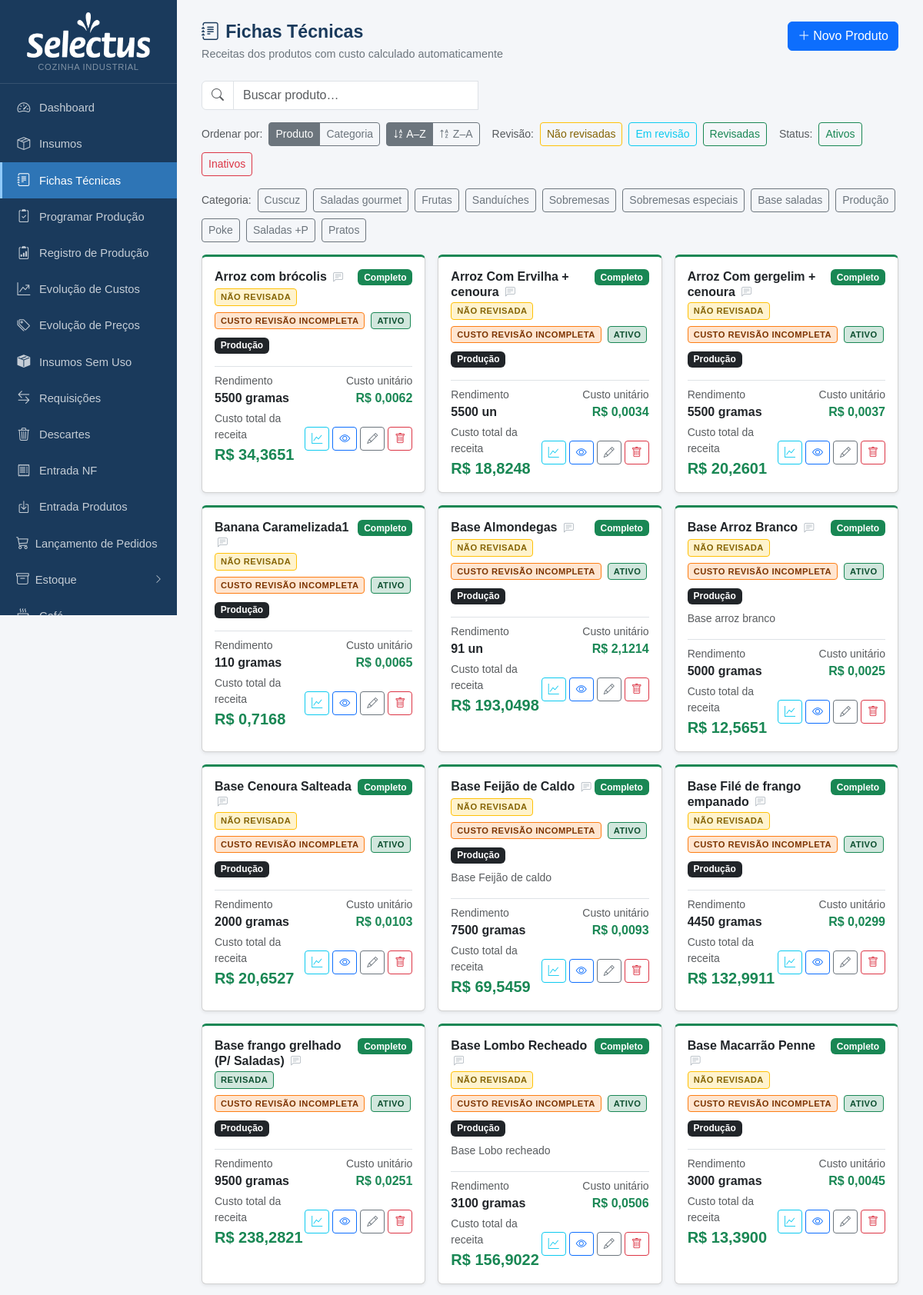
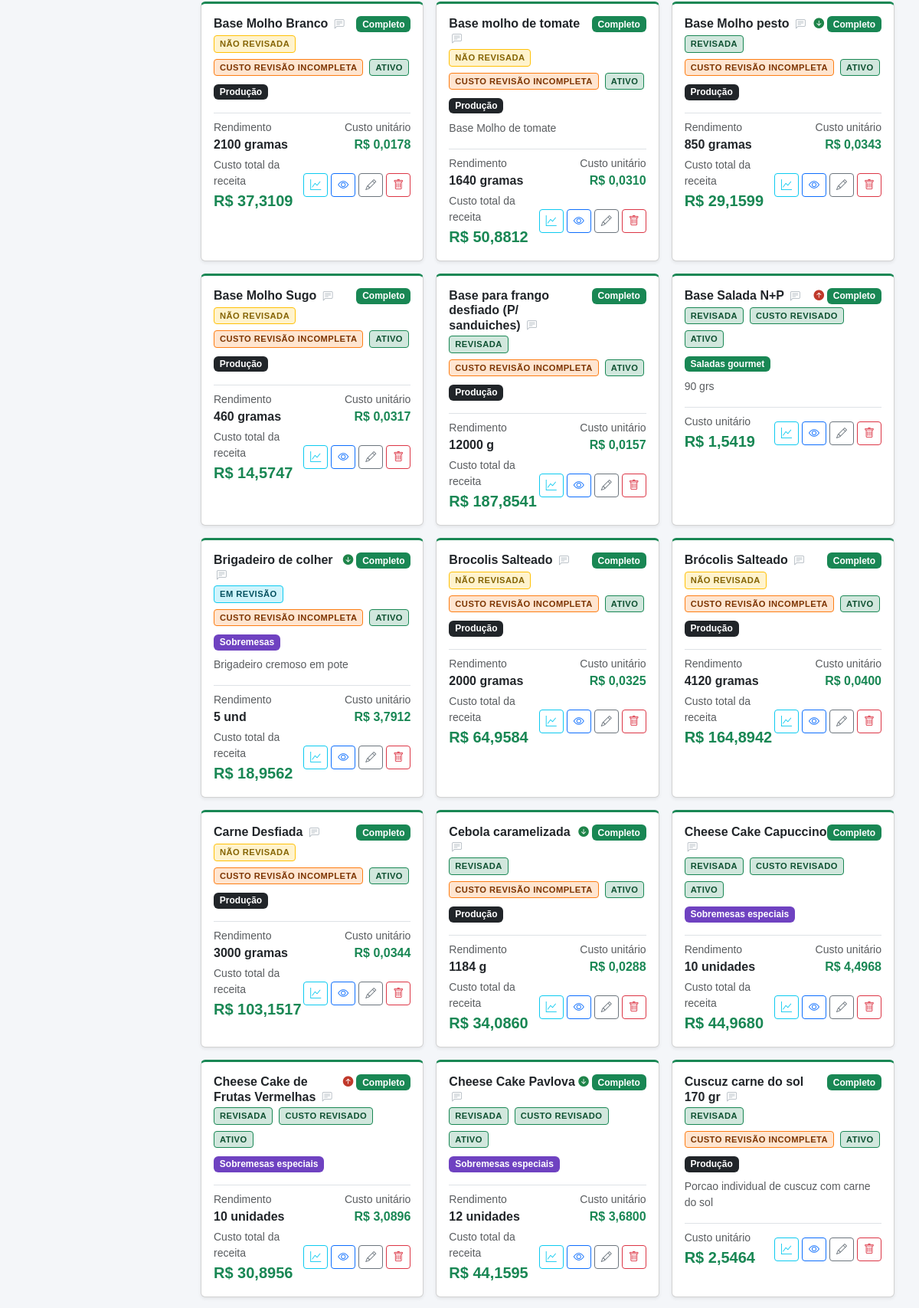
The app's page /fichas (upper part) with its own data (2 pictures, top to bottom).
### tables this page shows
CREATE TABLE produtos (
            id INTEGER PRIMARY KEY AUTOINCREMENT,
            nome TEXT NOT NULL,
            descricao TEXT,
            rendimento REAL DEFAULT 1,
            unidade_rendimento TEXT DEFAULT 'un'
        , categoria TEXT, valor_referencia REAL, status_revisao TEXT DEFAULT 'nao_revisada', status_revisao_custo TEXT DEFAULT 'nao_revisado', data_revisao TEXT, data_revisao_custo TEXT, ativo INTEGER NOT NULL DEFAULT 1, observacao TEXT);

### app.py (the view)
@app.route('/fichas')
def fichas_lista():
    db = get_db()
    prods = db.execute('SELECT * FROM produtos ORDER BY nome').fetchall()
    hist_rows = db.execute('''
        SELECT h.produto_id, h.custo_anterior, h.custo_novo, h.data_registro
        FROM historico_custo_fichas h
        WHERE h.id = (SELECT MAX(id) FROM historico_custo_fichas h2 WHERE h2.produto_id = h.produto_id)
    ''').fetchall()
    mudancas_custo = {r['produto_id']: dict(r) for r in hist_rows}
    rev_rows = db.execute('''
        SELECT ft.produto_id,
               SUM(CASE WHEN COALESCE(i.status_revisao_custo,'nao_revisado')='revisado' THEN 1 ELSE 0 END) AS revisados,
               COUNT(*) AS total
        FROM ficha_tecnica ft JOIN insumos i ON i.id = ft.insumo_id
        GROUP BY ft.produto_id
    ''').fetchall()
    custo_revisao_map = {}
    for rr in rev_rows:
        if rr['total'] == 0 or rr['revisados'] == 0:
            custo_revisao_map[rr['produto_id']] = 'nao_revisado'
        elif rr['revisados'] == rr['total']:
            custo_revisao_map[rr['produto_id']] = 'revisado'
        else:
            custo_revisao_map[rr['produto_id']] = 'incompleta'
    db.close()
    resultado = [{'p': p, **dict(zip(['custo','completo'], custo_produto(p['id'])))} for p in prods]
    for r in resultado:
        r['custo_revisao'] = custo_revisao_map.get(r['p']['id'], 'nao_revisado')
    cat_map = {nome: cls for nome, cls in CATEGORIAS}
    total_custo = sum(r['custo'] for r in resultado if r['completo'])
    n_completos = sum(1 for r in resultado if r['completo'])
    return render_template('fichas_lista.html', resultado=resultado, categorias=CATEGORIAS, cat_map=cat_map,
                           total_custo=total_custo, n_completos=n_completos, mudancas_custo=mudancas_custo)

### app.py (called while the page is built)
def _to_br(value, decimals):
    if value is None:
        return '—'
    s = f'{float(value):,.{decimals}f}'
    return s.replace(',', 'X').replace('.', ',').replace('X', '.')

@app.template_filter('brl')
def brl_filter(value, decimals=2):
    return 'R$ ' + _to_br(value, decimals)

def get_db():
    c = sqlite3.connect(DB)
    c.row_factory = sqlite3.Row
    c.execute("PRAGMA foreign_keys = ON")
    return c

def count_alertas():
    try:
        db = get_db()
        n = db.execute('''SELECT COUNT(*) FROM insumos
                          WHERE estoque_minimo > 0 AND COALESCE(estoque_atual,0) < estoque_minimo''').fetchone()[0]
        db.close()
        return n
    except:
        return 0

@app.context_processor
def inject_alertas():
    try:
        db = get_db()
        n_ped = db.execute("SELECT COUNT(*) FROM pedidos WHERE status='aberto'").fetchone()[0]
        db.close()
    except Exception:
        n_ped = 0
    return dict(n_alertas=count_alertas(), n_pedidos_abertos=n_ped)

### templates/fichas_lista.html (shortened to what this page needs)
{% extends "base.html" %}
{% block content %}
<div class="page-header d-flex justify-content-between align-items-start">
  <div>
    <h1><i class="bi bi-journal-text me-2"></i>Fichas Técnicas</h1>
    <p>Receitas dos produtos com custo calculado automaticamente</p>
  </div>
  <a href="{{ url_for('ficha_nova') }}" class="btn btn-primary">
    <i class="bi bi-plus-lg me-1"></i>Novo Produto
  </a>
</div>
{% if resultado %}
<div class="mb-3">
  <div class="input-group" style="max-width:360px">
    <span class="input-group-text bg-white"><i class="bi bi-search text-muted"></i></span>
    <input type="text" id="busca-ficha" class="form-control" placeholder="Buscar produto…" autocomplete="off">
  </div>
</div>
<div class="mb-3 d-flex gap-2 align-items-center flex-wrap">
  <span class="text-muted small">Ordenar por:</span>
  <div class="btn-group btn-group-sm">
    <button type="button" class="btn btn-outline-secondary active sort-field-btn" data-field="nome">Produto</button>
    <button type="button" class="btn btn-outline-secondary sort-field-btn" data-field="cat">Categoria</button>
  </div>
  <div class="btn-group btn-group-sm">
    <button type="button" class="btn btn-outline-secondary active sort-dir-btn" data-dir="asc">
      <i class="bi bi-sort-alpha-down"></i> A–Z
    </button>
    <button type="button" class="btn btn-outline-secondary sort-dir-btn" data-dir="desc">
      <i class="bi bi-sort-alpha-up"></i> Z–A
    </button>
  </div>
  <span class="text-muted small ms-2">Revisão:</span>
  <button type="button" class="btn btn-sm btn-outline-warning filter-rev-btn" data-rev="nao_revisada" style="color:#856404">Não revisadas</button>
  <button type="button" class="btn btn-sm btn-outline-info filter-rev-btn"    data-rev="em_revisao">Em revisão</button>
  <button type="button" class="btn btn-sm btn-outline-success filter-rev-btn" data-rev="revisada">Revisadas</button>
  <span class="text-muted small ms-2">Status:</span>
  <button type="button" class="btn btn-sm btn-outline-success filter-ativo-btn" data-ativo="ativo">Ativos</button>
  <button type="button" class="btn btn-sm btn-outline-danger  filter-ativo-btn" data-ativo="inativo">Inativos</button>
</div>
<div class="mb-3 d-flex gap-2 align-items-center flex-wrap">
  <span class="text-muted small">Categoria:</span>
  {% for nome, cls in categorias %}
  <button type="button" class="btn btn-sm btn-outline-secondary filter-cat-btn" data-cat="{{ nome }}">{{ nome }}</button>
  {% endfor %}
</div>
<div class="row g-3" id="fichas-grid">
  {% for r in resultado %}
  {% set mud = mudancas_custo.get(r.p.id) %}
  {% set rev = r.p.status_revisao or 'nao_revisada' %}
  {% set is_ativo = (r.p.ativo if r.p.ativo is not none else 1) %}
  <div class="col-md-6 col-lg-4 ficha-col"
       data-nome="{{ r.p.nome }}"
       data-cat="{{ r.p.categoria or '' }}"
       data-revisao="{{ rev }}"
       data-ativo="{{ 'ativo' if is_ativo else 'inativo' }}">
    <div class="card shadow-sm h-100" style="border-top: 3px solid {{ '#198754' if r.completo else '#ffc107' }}">
      <div class="card-body">
        <div class="d-flex justify-content-between align-items-start mb-1">
          <h6 class="card-title fw-bold mb-0">
            {{ r.p.nome }}
            <span class="obs-wrapper">
              <i class="bi bi-chat-left-text obs-icon {{ '' if r.p.observacao else 'obs-icon-empty' }}"
                 title="{{ 'Ver/editar observação' if r.p.observacao else 'Adicionar observação' }}"></i>
            </span>
          </h6>
          <div class="d-flex align-items-center gap-1">
            {% if mud and mud.custo_anterior is not none %}
              {% if mud.custo_novo > mud.custo_anterior %}
                <span class="custo-subiu" title="Custo subiu de {{ mud.custo_anterior|brl(4) }} para {{ mud.custo_novo|brl(4) }}">
                  <i class="bi bi-arrow-up-circle-fill"></i>
                </span>
              {% elif mud.custo_novo < mud.custo_anterior %}
                <span class="custo-caiu" title="Custo caiu de {{ mud.custo_anterior|brl(4) }} para {{ mud.custo_novo|brl(4) }}">
                  <i class="bi bi-arrow-down-circle-fill"></i>
                </span>
              {% endif %}
            {% endif %}
            <span class="badge {{ 'bg-success' if r.completo else 'bg-warning text-dark' }}">
              {{ 'Completo' if r.completo else 'Incompleto' }}
            </span>
          </div>
        </div>
        <div class="mb-2 d-flex gap-2 flex-wrap">
          <span class="selo-revisao selo-{{ rev }} selo-btn" style="cursor:pointer"
                data-id="{{ r.p.id }}" data-status="{{ rev }}"
                title="Clique para alterar status de revisão{% if r.p.data_revisao %} · Revisada em {{ r.p.data_revisao[:10] }}{% endif %}">
            {{ {'nao_revisada':'NÃO REVISADA','em_revisao':'EM REVISÃO','revisada':'REVISADA'}[rev] }}
          </span>
          {% set custo_label = {'nao_revisado':'CUSTO NÃO REVISADO','incompleta':'CUSTO REVISÃO INCOMPLETA','revisado':'CUSTO REVISADO'} %}
          <span class="selo-revisao selo-custo-{{ r.custo_revisao }}"
                title="{{ {'nao_revisado':'Nenhum insumo desta ficha foi revisado','incompleta':'Alguns insumos ainda não foram revisados','revisado':'Todos os insumos foram revisados'}[r.custo_revisao] }}">
            {{ custo_label[r.custo_revisao] }}
          </span>
          <span class="selo-revisao selo-ativo-btn {{ 'selo-ativo' if is_ativo else 'selo-inativo' }}"
                style="cursor:pointer" data-id="{{ r.p.id }}"
                title="Clique para {{ 'inativar' if is_ativo else 'ativar' }} esta ficha">
            {{ 'ATIVO' if is_ativo else 'INATIVO' }}
          </span>
        </div>
        <div class="mb-2 cat-badge-wrap" data-id="{{ r.p.id }}" data-cat="{{ r.p.categoria or '' }}">
          {% if r.p.categoria %}
          <span class="badge {{ cat_map.get(r.p.categoria, 'bg-secondary') }} cat-badge" style="cursor:pointer" title="Clique para mudar categoria">{{ r.p.categoria }}</span>
          {% else %}
          <span class="badge bg-light text-secondary border cat-badge" style="cursor:pointer;font-size:.7rem" title="Clique para definir categoria"><i class="bi bi-tag me-1"></i>Sem categoria</span>
          {% endif %}
        </div>
        {% if r.p.descricao %}<p class="text-muted small mb-2">{{ r.p.descricao }}</p>{% endif %}
        <div class="mt-3 pt-2 border-top">
          {% if r.completo and r.p.rendimento and r.p.rendimento > 1 %}
          <div class="d-flex justify-content-between align-items-center mb-1">
            <div>
              <div class="text-muted small">Rendimento</div>
              <span class="fw-semibold">{{ r.p.rendimento|int if r.p.rendimento == r.p.rendimento|int else r.p.rendimento }} {{ r.p.unidade_rendimento }}</span>
            </div>
            <div class="text-end">
              <div class="text-muted small">Custo unitário</div>
              <strong class="text-success">{{ (r.custo / r.p.rendimento)|brl(4) }}</strong>
            </div>
          </div>
          {% endif %}
          <div class="d-flex justify-content-between align-items-center">
            <div>
              {% if r.completo %}
                {% if r.p.rendimento and r.p.rendimento > 1 %}
                <div class="text-muted small">Custo total da receita</div>
                {% else %}
                <div class="text-muted small">Custo unitário</div>
                {% endif %}
                <strong class="text-success fs-5">{{ r.custo|brl(4) }}</strong>
              {% else %}
                <div class="text-muted small">Custo unitário</div>
                <span class="text-warning small"><i class="bi bi-exclamation-circle me-1"></i>preços pendentes</span>
              {% endif %}
            </div>
            <div class="d-flex gap-1">
              <button class="btn btn-sm btn-outline-info" title="Histórico de custo"
                      onclick="verHistoricoCusto({{ r.p.id }}, '{{ r.p.nome|e }}')">
                <i class="bi bi-graph-up"></i>
              </button>
              <a href="{{ url_for('ficha_ver', id=r.p.id) }}" class="btn btn-sm btn-outline-primary" title="Ver ficha">
                <i class="bi bi-eye"></i>
              </a>
              <a href="{{ url_for('ficha_editar', id=r.p.id) }}" class="btn btn-sm btn-outline-secondary" title="Editar">
                <i class="bi bi-pencil"></i>
              </a>
              <form method="post" action="{{ url_for('ficha_excluir', id=r.p.id) }}" class="d-inline"
                    onsubmit="return confirm('Excluir {{ r.p.nome }}?')">
                <button class="btn btn-sm btn-outline-danger" title="Excluir"><i class="bi bi-trash"></i></button>
              </form>
            </div>
          </div>
        </div>
      </div>
    </div>
  </div>
  {% endfor %}
</div>
{% else %}
<div class="text-center py-5 text-muted">
  <i class="bi bi-journal-plus" style="font-size:3rem"></i>
  <p class="mt-3">Nenhuma ficha técnica cadastrada.</p>
  <a href="{{ url_for('ficha_nova') }}" class="btn btn-primary">Criar primeiro produto</a>
</div>
{% endif %}
{% endblock %}

### templates/fichas_lista.html (style rules this page uses)
.custo-subiu { color: #c0392b; font-size:.85rem; }
.custo-caiu { color: #1e8449; font-size:.85rem; }
.selo-revisao { font-size:.7rem; font-weight:700; letter-spacing:.04em; padding:2px 7px; border-radius:4px; display:inline-block; }
.selo-nao_revisada { background:#fff3cd; color:#856404; border:1px solid #ffc107; }
.selo-em_revisao { background:#cff4fc; color:#055160; border:1px solid #0dcaf0; }
.selo-revisada { background:#d1e7dd; color:#0f5132; border:1px solid #198754; }
.selo-custo-incompleta { background:#ffe5d0; color:#7c3400; border:1px solid #fd7e14; }
.selo-custo-revisado { background:#d1e7dd; color:#0f5132; border:1px solid #198754; }
.selo-ativo { background:#d1e7dd; color:#0f5132; border:1px solid #198754; }
.obs-wrapper { position:relative; display:inline-block; }
.obs-icon { font-size:.8rem; color:#6366f1; cursor:pointer; vertical-align:middle; margin-left:4px; }
.obs-icon-empty { color:#adb5bd; }

### records on screen
produtos: p.nome "Arroz Com Ervilha + cenoura", ativo 1 (drawn), status_revisao "NÃO REVISADA", p.categoria "Produção", p.rendimento "5500", p.unidade_rendimento "un", (r.custo/r.p.rendimento)|brl(4) "R$ 0,0034"
produtos: p.nome "Arroz Com gergelim + cenoura", ativo 1 (drawn), status_revisao "NÃO REVISADA", p.categoria "Produção", p.rendimento "5500", p.unidade_rendimento "gramas", (r.custo/r.p.rendimento)|brl(4) "R$ 0,0037"
produtos: p.nome "Arroz com brócolis", ativo 1 (drawn), status_revisao "NÃO REVISADA", p.categoria "Produção", p.rendimento "5500", p.unidade_rendimento "gramas", (r.custo/r.p.rendimento)|brl(4) "R$ 0,0062"
produtos: p.nome "Banana Caramelizada1", ativo 1 (drawn), status_revisao "NÃO REVISADA", p.categoria "Produção", p.rendimento "110", p.unidade_rendimento "gramas", (r.custo/r.p.rendimento)|brl(4) "R$ 0,0065"
produtos: p.nome "Base Almondegas", ativo 1 (drawn), status_revisao "NÃO REVISADA", p.categoria "Produção", p.rendimento "91", p.unidade_rendimento "un", (r.custo/r.p.rendimento)|brl(4) "R$ 2,1214"
produtos: p.nome "Base Arroz Branco", ativo 1 (drawn), status_revisao "NÃO REVISADA", p.categoria "Produção", p.descricao "Base arroz branco", p.rendimento "5000", p.unidade_rendimento "gramas", (r.custo/r.p.rendimento)|brl(4) "R$ 0,0025"
produtos: p.nome "Base Cenoura Salteada", ativo 1 (drawn), status_revisao "NÃO REVISADA", p.categoria "Produção", p.rendimento "2000", p.unidade_rendimento "gramas", (r.custo/r.p.rendimento)|brl(4) "R$ 0,0103"
produtos: p.nome "Base Feijão de Caldo", ativo 1 (drawn), status_revisao "NÃO REVISADA", p.categoria "Produção", p.descricao "Base Feijão de caldo", p.rendimento "7500", p.unidade_rendimento "gramas", (r.custo/r.p.rendimento)|brl(4) "R$ 0,0093"
produtos: p.nome "Base Filé de frango empanado", ativo 1 (drawn), status_revisao "NÃO REVISADA", p.categoria "Produção", p.rendimento "4450", p.unidade_rendimento "gramas", (r.custo/r.p.rendimento)|brl(4) "R$ 0,0299"
produtos: p.nome "Base Lombo Recheado", ativo 1 (drawn), status_revisao "NÃO REVISADA", p.categoria "Produção", p.descricao "Base Lobo recheado", p.rendimento "3100", p.unidade_rendimento "gramas", (r.custo/r.p.rendimento)|brl(4) "R$ 0,0506"
produtos: p.nome "Base Macarrão Penne", ativo 1 (drawn), status_revisao "NÃO REVISADA", p.categoria "Produção", p.rendimento "3000", p.unidade_rendimento "gramas", (r.custo/r.p.rendimento)|brl(4) "R$ 0,0045"
produtos: p.nome "Base Molho Branco", ativo 1 (drawn), status_revisao "NÃO REVISADA", p.categoria "Produção", p.rendimento "2100", p.unidade_rendimento "gramas", (r.custo/r.p.rendimento)|brl(4) "R$ 0,0178"
produtos: p.nome "Base Molho Sugo", ativo 1 (drawn), status_revisao "NÃO REVISADA", p.categoria "Produção", p.rendimento "460", p.unidade_rendimento "gramas", (r.custo/r.p.rendimento)|brl(4) "R$ 0,0317"
produtos: p.nome "Base Molho pesto", ativo 1 (drawn), status_revisao "REVISADA", p.categoria "Produção", p.rendimento "850", p.unidade_rendimento "gramas", (r.custo/r.p.rendimento)|brl(4) "R$ 0,0343"
produtos: p.nome "Base Salada N+P", ativo 1 (drawn), status_revisao "REVISADA", p.categoria "Saladas gourmet", p.descricao "90 grs"
produtos: p.nome "Base frango grelhado (P/ Saladas)", ativo 1 (drawn), status_revisao "REVISADA", p.categoria "Produção", p.rendimento "9500", p.unidade_rendimento "gramas", (r.custo/r.p.rendimento)|brl(4) "R$ 0,0251"
produtos: p.nome "Base molho de tomate", ativo 1 (drawn), status_revisao "NÃO REVISADA", p.categoria "Produção", p.descricao "Base Molho de tomate", p.rendimento "1640", p.unidade_rendimento "gramas", (r.custo/r.p.rendimento)|brl(4) "R$ 0,0310"
produtos: p.nome "Base para frango desfiado (P/ sanduiches)", ativo 1 (drawn), status_revisao "REVISADA", p.categoria "Produção", p.rendimento "12000", p.unidade_rendimento "g", (r.custo/r.p.rendimento)|brl(4) "R$ 0,0157"
produtos: p.nome "Brigadeiro de colher", ativo 1 (drawn), status_revisao "EM REVISÃO", p.categoria "Sobremesas", p.descricao "Brigadeiro cremoso em pote", p.rendimento "5", p.unidade_rendimento "und", (r.custo/r.p.rendimento)|brl(4) "R$ 3,7912"
produtos: p.nome "Brocolis Salteado", ativo 1 (drawn), status_revisao "NÃO REVISADA", p.categoria "Produção", p.rendimento "2000", p.unidade_rendimento "gramas", (r.custo/r.p.rendimento)|brl(4) "R$ 0,0325"
produtos: p.nome "Brócolis Salteado", ativo 1 (drawn), status_revisao "NÃO REVISADA", p.categoria "Produção", p.rendimento "4120", p.unidade_rendimento "gramas", (r.custo/r.p.rendimento)|brl(4) "R$ 0,0400"
produtos: p.nome "Carne Desfiada", ativo 1 (drawn), status_revisao "NÃO REVISADA", p.categoria "Produção", p.rendimento "3000", p.unidade_rendimento "gramas", (r.custo/r.p.rendimento)|brl(4) "R$ 0,0344"
produtos: p.nome "Cebola caramelizada", ativo 1 (drawn), status_revisao "REVISADA", p.categoria "Produção", p.rendimento "1184", p.unidade_rendimento "g", (r.custo/r.p.rendimento)|brl(4) "R$ 0,0288"
produtos: p.nome "Cheese Cake Capuccino", ativo 1 (drawn), status_revisao "REVISADA", p.categoria "Sobremesas especiais", p.rendimento "10", p.unidade_rendimento "unidades", (r.custo/r.p.rendimento)|brl(4) "R$ 4,4968"
produtos: p.nome "Cheese Cake Pavlova", ativo 1 (drawn), status_revisao "REVISADA", p.categoria "Sobremesas especiais", p.rendimento "12", p.unidade_rendimento "unidades", (r.custo/r.p.rendimento)|brl(4) "R$ 3,6800"
produtos: p.nome "Cheese Cake de Frutas Vermelhas", ativo 1 (drawn), status_revisao "REVISADA", p.categoria "Sobremesas especiais", p.rendimento "10", p.unidade_rendimento "unidades", (r.custo/r.p.rendimento)|brl(4) "R$ 3,0896"
produtos: p.nome "Cuscuz carne do sol 170 gr", ativo 1 (drawn), status_revisao "REVISADA", p.categoria "Produção", p.descricao "Porcao individual de cuscuz com carne do sol"

### other values on screen
{{ nome }} "Cuscuz" "Saladas gourmet" "Frutas" "Sanduíches" "Sobremesas" "Sobremesas especiais" "Base saladas" "Produção" "Poke" "Saladas +P" "Pratos"
{{ 'Completo' if r.completo else 'Incompleto' }} "Completo" "Completo" "Completo" "Completo" "Completo" "Completo" "Completo" "Completo" "Completo" "Completo" "Completo" "Completo" "Completo" "Completo" "Completo" "Completo" "Completo" "Completo" "Completo" "Completo" "Completo" "Completo" "Completo" "Completo" "Completo" "Completo" "Completo"
{{ custo_label[r.custo_revisao] }} "CUSTO REVISÃO INCOMPLETA" "CUSTO REVISÃO INCOMPLETA" "CUSTO REVISÃO INCOMPLETA" "CUSTO REVISÃO INCOMPLETA" "CUSTO REVISÃO INCOMPLETA" "CUSTO REVISÃO INCOMPLETA" "CUSTO REVISÃO INCOMPLETA" "CUSTO REVISÃO INCOMPLETA" "CUSTO REVISÃO INCOMPLETA" "CUSTO REVISÃO INCOMPLETA" "CUSTO REVISÃO INCOMPLETA" "CUSTO REVISÃO INCOMPLETA" "CUSTO REVISÃO INCOMPLETA" "CUSTO REVISÃO INCOMPLETA" "CUSTO REVISADO" "CUSTO REVISÃO INCOMPLETA" "CUSTO REVISÃO INCOMPLETA" "CUSTO REVISÃO INCOMPLETA" "CUSTO REVISÃO INCOMPLETA" "CUSTO REVISÃO INCOMPLETA" "CUSTO REVISÃO INCOMPLETA" "CUSTO REVISÃO INCOMPLETA" "CUSTO REVISÃO INCOMPLETA" "CUSTO REVISADO" "CUSTO REVISADO" "CUSTO REVISADO" "CUSTO REVISÃO INCOMPLETA"
{{ 'ATIVO' if is_ativo else 'INATIVO' }} "ATIVO" "ATIVO" "ATIVO" "ATIVO" "ATIVO" "ATIVO" "ATIVO" "ATIVO" "ATIVO" "ATIVO" "ATIVO" "ATIVO" "ATIVO" "ATIVO" "ATIVO" "ATIVO" "ATIVO" "ATIVO" "ATIVO" "ATIVO" "ATIVO" "ATIVO" "ATIVO" "ATIVO" "ATIVO" "ATIVO" "ATIVO"
{{ r.custo|brl(4) }} "R$ 18,8248" "R$ 20,2601" "R$ 34,3651" "R$ 0,7168" "R$ 193,0498" "R$ 12,5651" "R$ 20,6527" "R$ 69,5459" "R$ 132,9911" "R$ 156,9022" "R$ 13,3900" "R$ 37,3109" "R$ 14,5747" "R$ 29,1599" "R$ 1,5419" "R$ 238,2821" "R$ 50,8812" "R$ 187,8541" "R$ 18,9562" "R$ 64,9584" "R$ 164,8942" "R$ 103,1517" "R$ 34,0860" "R$ 44,9680" "R$ 44,1595" "R$ 30,8956" "R$ 2,5464"
